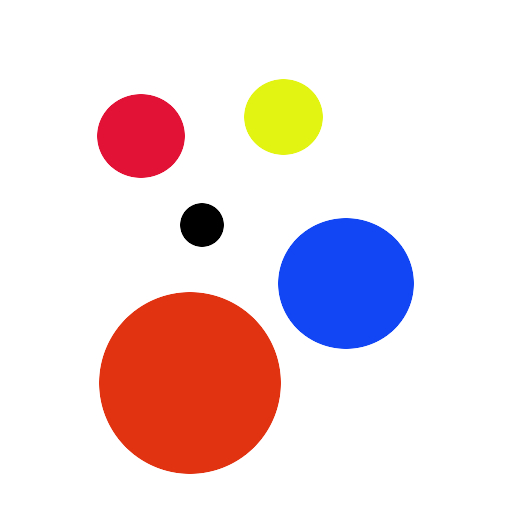
//> input picture computerVision_OpenCV/detectRedCircle/images/circles.jpg, 512 x 512 px
$ ./circle_detect images/circles.jpg   (built with g++ and OpenCV 4)
//> lines starting //> are read from the running program, lines starting //| are printed output that depends on the picture; after the words box and inside, x2 and y2 are one past the last pixel; in counts of white or black regions, pixels touching at a corner belong together
#include <opencv2/opencv.hpp>
#include <iostream>
#include <string>
#include <vector>


void check_program_arguments(int argc) {
	if(argc != 2) {
		std::cout << "Error! Program usage:" << std::endl;
		std::cout << "./circle_detect image_circles_path" << std::endl;
		std::exit(-1);
	}
}

void check_if_image_exist(const cv::Mat &img, const std::string &path) {
	if(img.empty()) {
		std::cout << "Error! Unable to load image: " << path << std::endl;
		std::exit(-1);
	}
}


int main(int argc, char **argv) {
	// Usage: ./circle_detect image_circles_path
	check_program_arguments(argc);

	// Load input image
	std::string path_image(argv[1]);
	cv::Mat bgr_image = cv::imread(path_image);
//> bgr_image is the input picture: 512 rows x 512 cols, CV_8UC3; mean B, G, R 220.8, 218.1, 236.8

	// Check if the image can be loaded
	check_if_image_exist(bgr_image, path_image);

	cv::Mat orig_image = bgr_image.clone();

	cv::medianBlur(bgr_image, bgr_image, 3);
//> bgr_image: 512 rows x 512 cols, CV_8UC3; 1.12% of pixels changed, all inside (x1, y1, x2, y2) = (96, 72, 416, 480)

	// Convert input image to HSV
	cv::Mat hsv_image;
	cv::cvtColor(bgr_image, hsv_image, cv::COLOR_BGR2HSV);
//> hsv_image: 512 rows x 512 cols, CV_8UC3; mean H, S, V 11.2, 45.2, 249.2

	// Threshold the HSV image, keep only the red pixels
	cv::Mat lower_red_hue_range;
	cv::Mat upper_red_hue_range;
	cv::inRange(hsv_image, cv::Scalar(0, 100, 100), cv::Scalar(10, 255, 255), lower_red_hue_range);
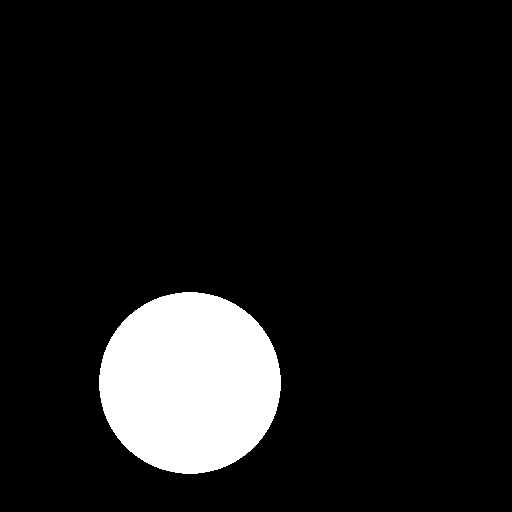
//> lower_red_hue_range: 512 rows x 512 cols, CV_8UC1; 9.9% white; 1 white region, box (x1, y1, x2, y2) and area: (99, 292, 281, 474) 25920
	cv::inRange(hsv_image, cv::Scalar(160, 100, 100), cv::Scalar(179, 255, 255), upper_red_hue_range);
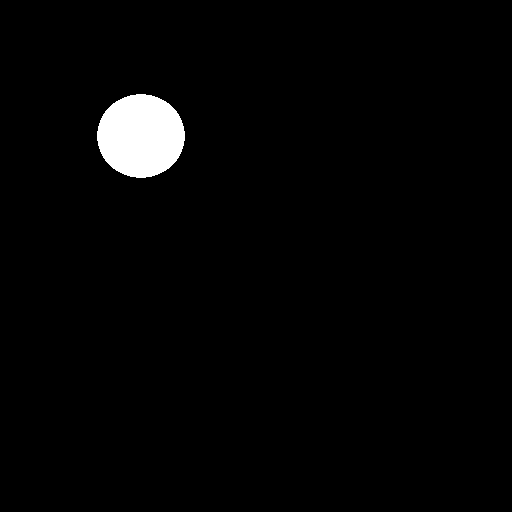
//> upper_red_hue_range: 512 rows x 512 cols, CV_8UC1; 2.2% white; 1 white region, box (x1, y1, x2, y2) and area: (97, 94, 185, 178) 5760

	// Combine the above two images
	cv::Mat red_hue_image;
	cv::addWeighted(lower_red_hue_range, 1.0, upper_red_hue_range, 1.0, 0.0, red_hue_image);
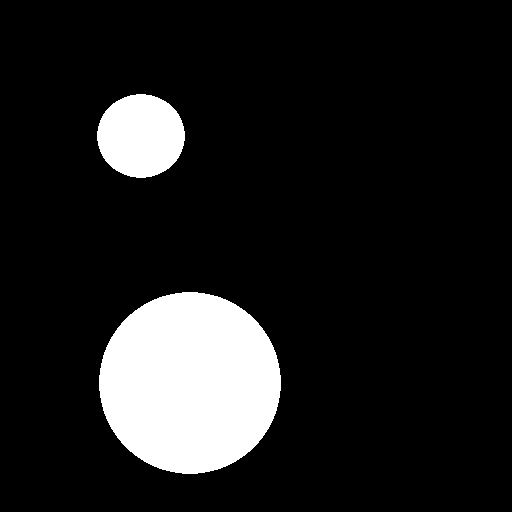
//> red_hue_image: 512 rows x 512 cols, CV_8UC1; 12.1% white; 2 white regions, box (x1, y1, x2, y2) and area: (99, 292, 281, 474) 25920, (97, 94, 185, 178) 5760

	cv::GaussianBlur(red_hue_image, red_hue_image, cv::Size(9, 9), 2, 2);
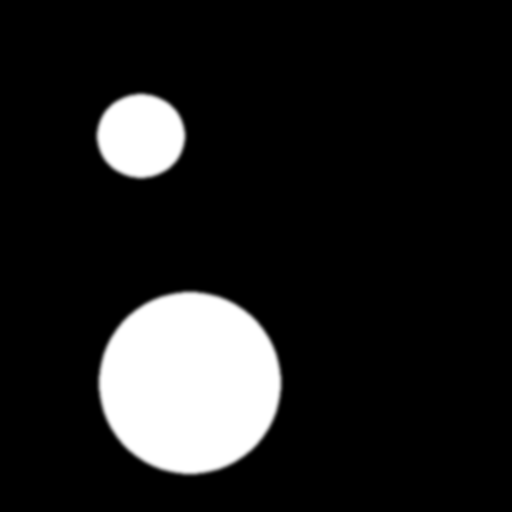
//> red_hue_image: 512 rows x 512 cols, CV_8UC1; 3.03% of pixels changed, all inside (x1, y1, x2, y2) = (93, 90, 285, 478)

	// Use the Hough transform to detect circles in the combined threshold image
	std::vector<cv::Vec3f> circles;
	cv::HoughCircles(red_hue_image, circles, CV_HOUGH_GRADIENT, 1, red_hue_image.rows/8, 100, 20, 0, 0);
//> circles = 2 circles (x, y, radius): [188.5, 381.5, 90.1], [140.5, 134.5, 42.9]

	// Loop over all detected circles and outline them on the original image
	if(circles.size() == 0) std::exit(-1);
	for(size_t current_circle = 0; current_circle < circles.size(); ++current_circle) {
		cv::Point center(std::round(circles[current_circle][0]), std::round(circles[current_circle][1]));
		int radius = std::round(circles[current_circle][2]);

		cv::circle(orig_image, center, radius, cv::Scalar(0, 255, 0), 5);
	}
//> this loop made 2 passes
//> (center, radius) on passes 1 to 2: (Point(189, 382), 90), (Point(141, 135), 43)
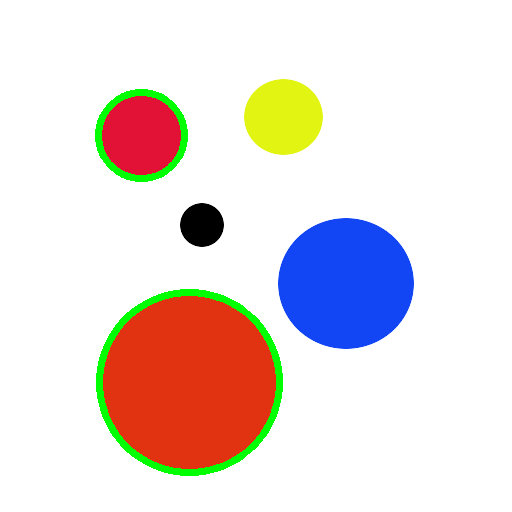
//> orig_image: 512 rows x 512 cols, CV_8UC3; 2.21% of pixels changed, all inside (x1, y1, x2, y2) = (95, 89, 283, 476)

	// Show images
	cv::namedWindow("Threshold lower image", cv::WINDOW_AUTOSIZE);
	cv::imshow("Threshold lower image", lower_red_hue_range);
	cv::namedWindow("Threshold upper image", cv::WINDOW_AUTOSIZE);
	cv::imshow("Threshold upper image", upper_red_hue_range);
	cv::namedWindow("Combined threshold images", cv::WINDOW_AUTOSIZE);
	cv::imshow("Combined threshold images", red_hue_image);
	cv::namedWindow("Detected red circles on the input image", cv::WINDOW_AUTOSIZE);
	cv::imshow("Detected red circles on the input image", orig_image);

	cv::waitKey(0);


	return 0;
}
